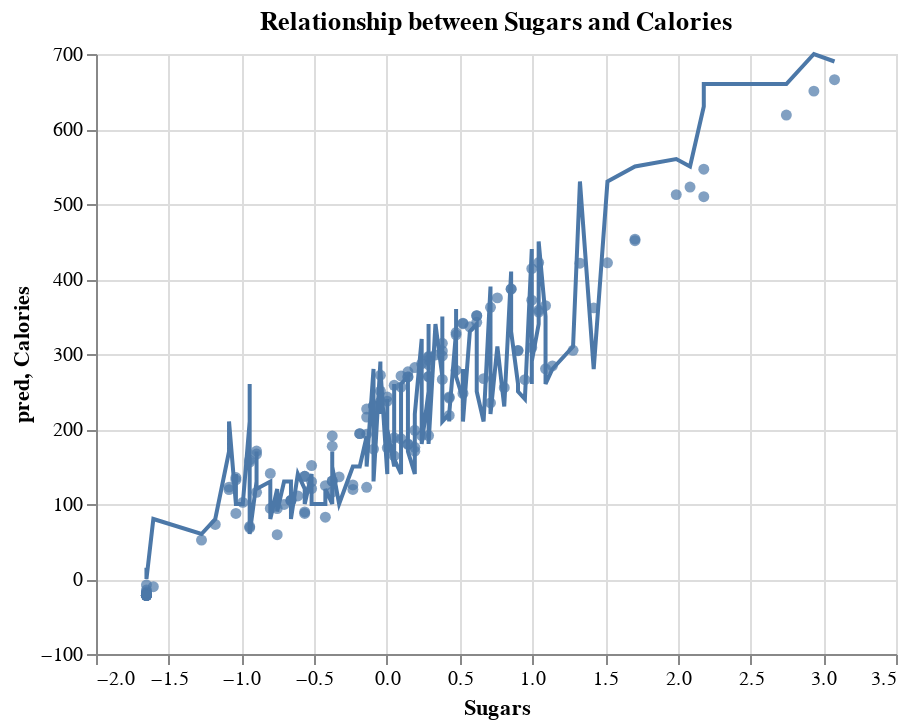

Notebook code for this chart:
### Code cell
c2 = alt.Chart(df_drink2).mark_line().encode(
    x = "Sugars",
    y = "Calories", 
    tooltip = b
).properties(
    title = "Relationship between Sugars and Calories"
)
c1+c2

### Figure 1 — Vega-Lite specification as saved in the notebook (floating-point values rounded to 4 significant figures; data arrays with more than 128 entries replaced by an {"elided": "..."} marker saying what was removed)
{"config": {"view": {"continuousWidth": 400, "continuousHeight": 300}}, "layer": [{"mark": "circle", "encoding": {"x": {"field": "Sugars", "type": "quantitative"}, "y": {"field": "pred", "type": "quantitative"}}}, {"mark": "line", "encoding": {"tooltip": [{"field": "Carbohydrates", "type": "quantitative"}, {"field": "Sugars", "type": "quantitative"}, {"field": "Protein", "type": "quantitative"}, {"field": "Vitamin A (% Daily Value)", "type": "quantitative"}, {"field": "Vitamin C (% Daily Value)", "type": "quantitative"}, {"field": "Calcium (% Daily Value)", "type": "quantitative"}, {"field": "Iron (% Daily Value)", "type": "quantitative"}], "x": {"field": "Sugars", "type": "quantitative"}, "y": {"field": "Calories", "type": "quantitative"}}, "title": "Relationship between Sugars and Calories"}], "data": {"name": "data-873c489d129e7f5fefa7c83a4308f814"}, "$schema": "https://vega.github.io/schema/vega-lite/v4.17.0.json", "datasets": {"data-873c489d129e7f5fefa7c83a4308f814": {"elided": "146 records"}}}
